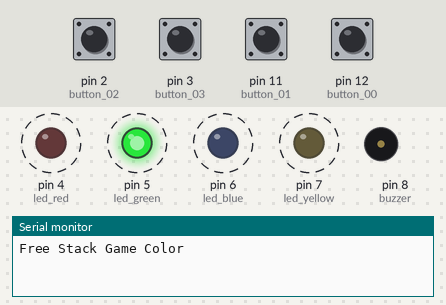
The sketch below on a simulated Arduino Uno, built with avr-gcc and run on an emulated ATmega328P. Parts: output pins drawn as LEDs (lit = HIGH), buzzer (waves = sounding), the last lines printed to the serial monitor. Dashed ring = blinking. Inputs (shaded band) come from the test bench; at power-on: pin 2 (button_02), pin 3 (button_03), pin 11 (button_01), pin 12 (button_00) LOW. Random numbers use the default seed unless the sketch sets one.

Above: at 6.2 s.
6.3 s: pin 2 (button_02) pulled HIGH for 2.3 s
At 9.0 s:
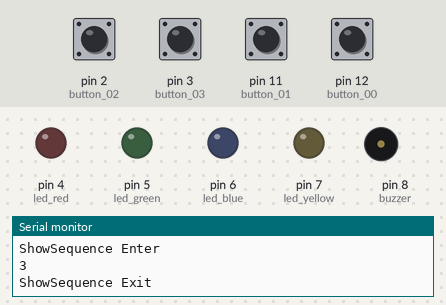
10.2 s: pin 11 (button_01) pulled HIGH for 2.3 s
At 11.2 s:
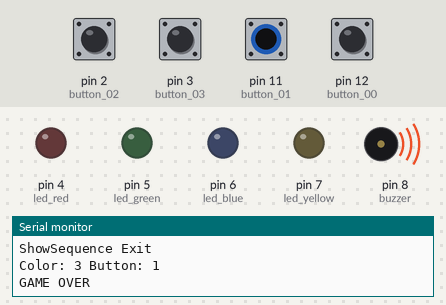
14.0 s: pin 3 (button_03) pulled HIGH for 2.3 s
17.8 s: pin 12 (button_00) pulled HIGH for 2.3 s
At 19.4 s:
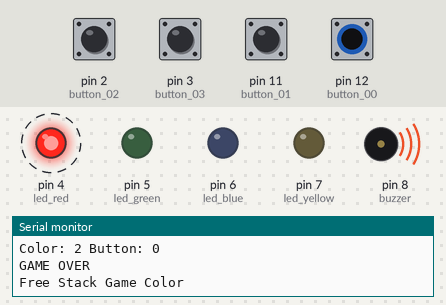
21.6 s: pin 2 (button_02) driven HIGH and pin 3 (button_03) driven HIGH
Timing chart, 0 to 27.4 s (numbered marks = the images above; inputs shaded):
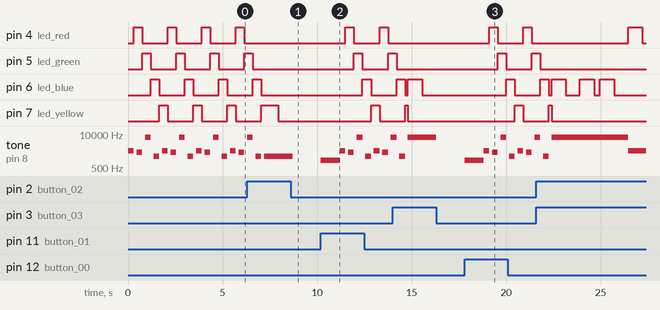

Measured:
- after the input at 10.2 s, pin 4 (led_red): alternates HIGH for 0.45 s and LOW for 1.4 s, starting after 1.3 s; pin 5 (led_green): LOW → HIGH after 1.8 s, → LOW 0.45 s later, → HIGH 1.4 s later
- after the input at 17.8 s, pin 4 (led_red): alternates HIGH for 0.45 s and LOW for 1.4 s, starting after 1.3 s; pin 5 (led_green): LOW → HIGH after 1.8 s, → LOW 0.45 s later, → HIGH 1.4 s later
- by itself, pin 4 (led_red), pin 5 (led_green), pin 6 (led_blue), pin 7 (led_yellow): alternates HIGH for 0.45 s and LOW for 1.4 s
- by itself, tone on pin 8 (buzzer): repeats every 1.8 s: silent 0.15 s, 2028 Hz 0.30 s, silent 0.15 s, 7634 Hz 0.30 s, silent 0.15 s, 1433 Hz 0.30 s, silent 0.15 s, 2272 Hz 0.30 s

The sketch:

LucasCamposJogodoGenius.ino
```cpp
// (licence header left out)
#define WAIT 0
#define GAME 1

#define TONE_RED 2272
#define TONE_GREEN 2028
#define TONE_BLUE 7634
#define TONE_YELLOW 1433

char TEXT_MSG[256];  // TEMP MSG TEXT

// Conector para o Pieze (6V)
const short int buzzer      = 8;

// LEDS
const short int led_red     = 4;
const short int led_green   = 5;
const short int led_blue    = 6;
const short int led_yellow  = 7;

// BUTTONS
const short int button_00    = 12;
const short int button_01    = 11;
const short int button_02    = 2;
const short int button_03    = 3;

// STATUS DO JOGO
short int STATE_GAME = WAIT;
short int LED_GAME_DELAY_DIFICULTY = 1500;

// Sound do Jogo.
int melody_music[] = {
  2272, 300,
  0,    150,
  2028, 300,
  0,    150,
  7634, 300,
  0,    150,
  1433, 300,
  0,    150};

// Adiciona um array contendo as notas e os tempos determinados.
void MusicBuzzer(int *music, int _size){
  int total_notes = _size/2;
  for(int i = 0; i < total_notes; i+=2){
     tone(buzzer, music[i]);
     delay(music[i+1]);
     if(music[i] != 0)
      BlinkLed();
  }
  noTone(buzzer);
}

void LightOn(short int led){
  digitalWrite(led, HIGH);
}

void LightOff(short int led){
  digitalWrite(led, LOW);
}

void BlinkLed(){
  static short int count = 0;
  if(count == 0){
    LightOffLed();
    LightOn(led_red);
  }else if(count == 1){
    LightOffLed();
    LightOn(led_green);
  }else if(count == 2){
    LightOffLed();
    LightOn(led_blue);
  }else{
    LightOffLed();
    LightOn(led_yellow);
    count = -1;
  }
  count++;
}

void LightOffLed(){
  LightOff(led_red);
  LightOff(led_green);
  LightOff(led_blue);
  LightOff(led_yellow);
}

int checkButton(short int button){
  return digitalRead(button);
}

/* START STRUCT GAME CLASS */
typedef struct stack_game_color{
  short int color_type;
  stack_game_color *next;
};
/* END STRUCT GAME CLASS */

/* START GAME CLASS */
class Game{
  private:
    int level;
    int cycle;
    bool state;
    stack_game_color *SGC; // Struct Principal
    stack_game_color *nextCycle;  // Struct Next Cycle
  public:
    Game();
    void InitGame();
    void RestartGame();
    void FreeStackGameColor();
    void GetNextColor();
    void LoopGame();
    void ShowSequence();
  protected:
};

Game::Game(){
  level = 0;
  state = WAIT;
}

void Game::InitGame(){
  SGC = (stack_game_color*)malloc(sizeof(stack_game_color));
  SGC->next = NULL;
  RestartGame();
}

void Game::RestartGame(){
  FreeStackGameColor();
  SGC->color_type = random(0, 4);
  level = 1;
  cycle = 0;
  state = WAIT;
  LightOffLed();
}

void Game::FreeStackGameColor(){
  stack_game_color *tmp = SGC;
  stack_game_color *next_tmp;
  Serial.println("Free Stack Game Color");
  while(tmp->next != NULL){
    sprintf(TEXT_MSG, "Free Memory Address: %x", tmp->next);
    Serial.println(TEXT_MSG);
    next_tmp = tmp->next;
    free(tmp->next);
    tmp = next_tmp;
  }
  nextCycle = SGC;
  SGC->next = NULL;
}

void Game::LoopGame(){
  short int id_button = -1;
  state = GAME;
  stack_game_color *oldSGC;
  do{
    ShowSequence();
    LightOffLed();
    cycle = 0;
    nextCycle = SGC;
    /*sprintf(TEXT_MSG, "TESTE [%d %d %d %d %d %d NEXT [%d %d]]", nextCycle, &SGC, nextCycle->color_type, SGC->color_type, &nextCycle->next, &SGC->next, nextCycle->next, SGC->next);
    Serial.println(TEXT_MSG);*/

    do{
      id_button = -1;
      if(checkButton(button_00) == HIGH){
        id_button = 0;
        if(nextCycle->color_type == id_button)
        {
         LightOn(led_red);
         tone(buzzer, TONE_RED);
         delay(LED_GAME_DELAY_DIFICULTY/2);
         LightOff(led_red);
        }
      LightOff(led_red);
      }else if(checkButton(button_01) == HIGH){
        id_button = 1;
        if(nextCycle->color_type == id_button)
        {
         LightOn(led_green);
         tone(buzzer, TONE_GREEN);
         delay(LED_GAME_DELAY_DIFICULTY/2);
         LightOff(led_green);
        }
      }else if(checkButton(button_02) == HIGH){
        id_button = 2;
        if(nextCycle->color_type == id_button)
        {
         LightOn(led_blue);
         tone(buzzer, TONE_BLUE);
         delay(LED_GAME_DELAY_DIFICULTY/2);
         LightOff(led_blue);
        }
      }else if(checkButton(button_03) == HIGH){
        id_button = 3;
        if(nextCycle->color_type == id_button)
        {
         LightOn(led_yellow);
         tone(buzzer, TONE_YELLOW);
         delay(LED_GAME_DELAY_DIFICULTY/2);
         LightOff(led_yellow);
        }
      }

      if(id_button != -1){
       sprintf(TEXT_MSG, "Color: %d Button: %d", nextCycle->color_type, id_button);
       Serial.println(TEXT_MSG);
       if(nextCycle->color_type == id_button){
        oldSGC = nextCycle;
        nextCycle = nextCycle->next;
        cycle++;

        sprintf(TEXT_MSG, "Cycle: %d", cycle);
        Serial.println(TEXT_MSG);
        // Check Cycle ...
        delay(200);
       }else{
        // Game Over
        Serial.println("GAME OVER");
        tone(buzzer, 1000);
        delay(1000);
        state = WAIT;
        break;
       }
      }
      delay(100);
    }while(nextCycle != NULL);

    if(state != WAIT){
     nextCycle = (stack_game_color*)malloc(sizeof(stack_game_color));
     nextCycle->color_type = random(0, 4);
     nextCycle->next = NULL;
     oldSGC->next = nextCycle;
     level++;
     sprintf(TEXT_MSG, "Level: %d", level);
     Serial.println(TEXT_MSG);
    }
  }while(state == GAME);
  FreeStackGameColor();
}

void Game::ShowSequence(){
  Serial.println("ShowSequence Enter");
  stack_game_color *tmp = SGC;
  do{
    Serial.println(tmp->color_type);
    if(tmp->color_type == 0){
      LightOn(led_red);
      tone(buzzer, TONE_RED);
      delay(LED_GAME_DELAY_DIFICULTY/2);
      LightOff(led_red);
      delay(LED_GAME_DELAY_DIFICULTY/2);
    }else if(tmp->color_type == 1){
      LightOn(led_green);
      tone(buzzer, TONE_GREEN);
      delay(LED_GAME_DELAY_DIFICULTY/2);
      LightOff(led_green);
      delay(LED_GAME_DELAY_DIFICULTY/2);
    }else if(tmp->color_type == 2){
      LightOn(led_blue);
      tone(buzzer, TONE_BLUE);
      delay(LED_GAME_DELAY_DIFICULTY/2);
      LightOff(led_blue);
      delay(LED_GAME_DELAY_DIFICULTY/2);
    }else if(tmp->color_type == 3){
      LightOn(led_yellow);
      tone(buzzer, TONE_YELLOW);
      delay(LED_GAME_DELAY_DIFICULTY/2);
      LightOff(led_yellow);
      delay(LED_GAME_DELAY_DIFICULTY/2);
    }
    tmp = tmp->next;
  }while(tmp != NULL);

  noTone(buzzer);
  Serial.println("ShowSequence Exit");
}

/* END GAME CLASS */

Game *game;

// Setup Arduino.
void setup() {
  Serial.begin(9600);
  pinMode(buzzer,     OUTPUT);
  pinMode(led_red,    OUTPUT);
  pinMode(led_green,  OUTPUT);
  pinMode(led_blue,   OUTPUT);
  pinMode(led_yellow, OUTPUT);
  pinMode(button_00,  INPUT);
  pinMode(button_01,  INPUT);
  pinMode(button_02,  INPUT);
  pinMode(button_03,  INPUT);
  randomSeed(analogRead(0));

  game = new Game();
  game->InitGame();
}

// Loop Arduino.
void loop() {
  /*Serial.println(STATE_GAME);*/
  do{
   /*sprintf(TEXT_MSG, "Button00 [%d]  - Button01 [%d] - Button02 [%d] - Button03 [%d]", checkButton(button_00), checkButton(button_01), checkButton(button_02), checkButton(button_03));
   Serial.println(TEXT_MSG);*/
   MusicBuzzer(melody_music, sizeof(melody_music));
   if(checkButton(button_00) == HIGH || checkButton(button_01) == HIGH || checkButton(button_02) == HIGH || checkButton(button_03) == HIGH){
    Serial.println("GAME START");
    STATE_GAME = GAME;
   }
  }while(STATE_GAME == WAIT);
  game->RestartGame();
  game->LoopGame();
  STATE_GAME = WAIT;
}
```
